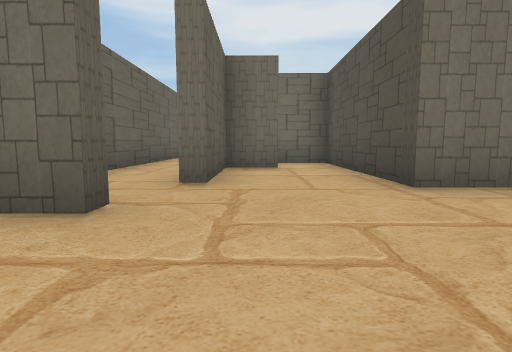
view 1 (above)

23 first-person views from a walk through a Unity game level. The camera is 0.46 m above the floor, tilts 6° down and sees 80° across. The floor is counted in squares, 1 m on a side. Each view is taken from the middle of a square. On the plan, view 1 faces up. The plan holds only what a view shows up to about 9 squares ahead; the rest is blank. The player is left out.

view 2
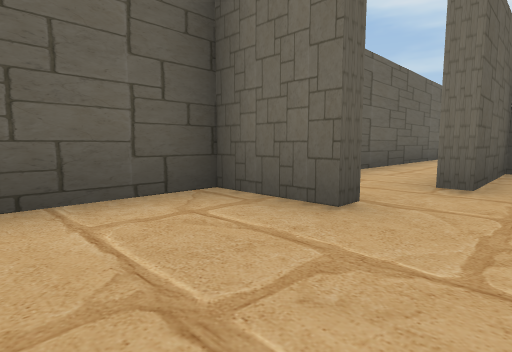

view 3
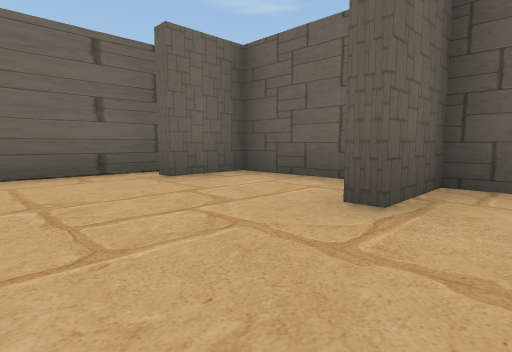

view 4
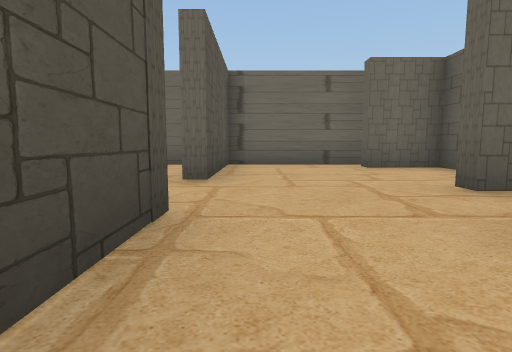

view 5
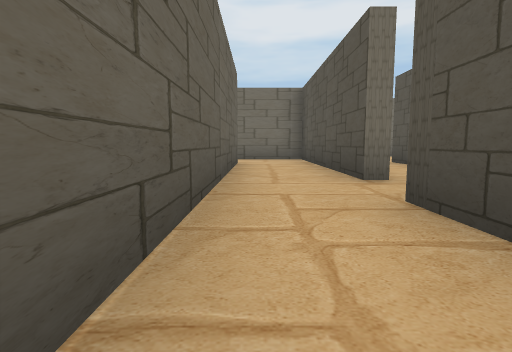

view 6
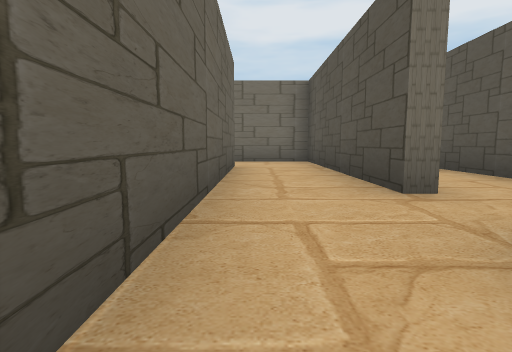

view 7
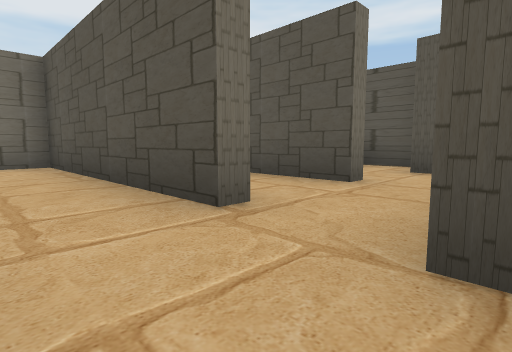

view 8
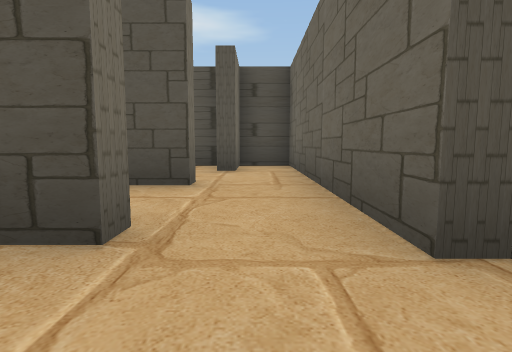

view 9
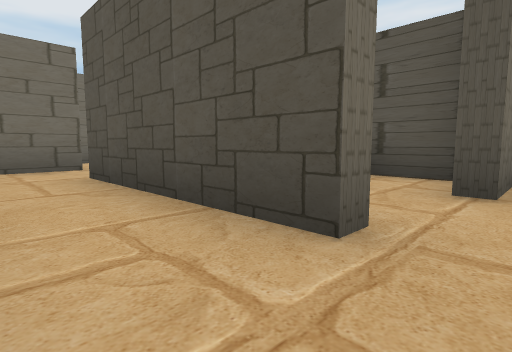

view 10
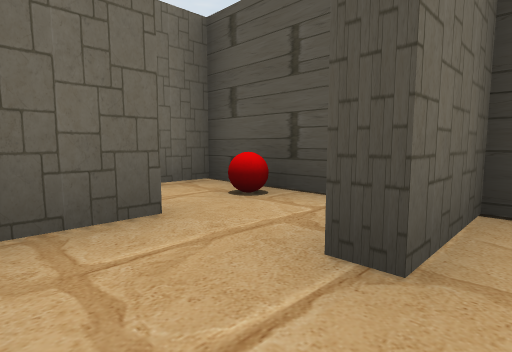

view 11
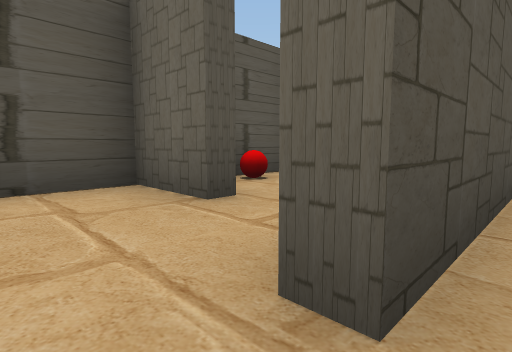

view 12
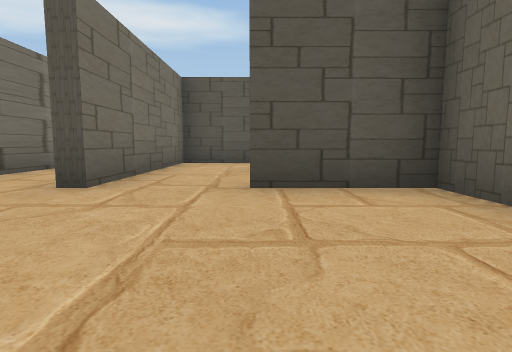

view 13
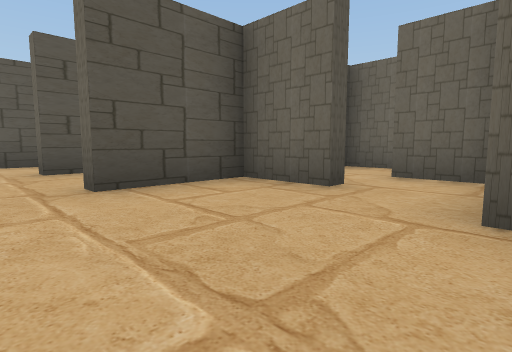

view 14
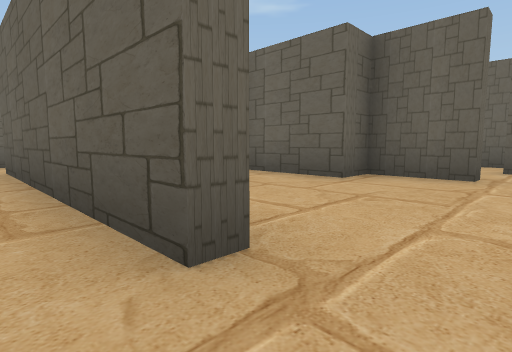

view 15
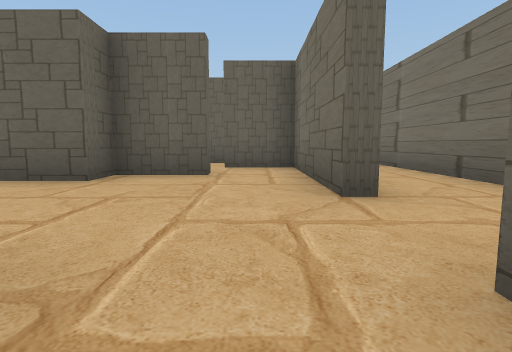

view 16
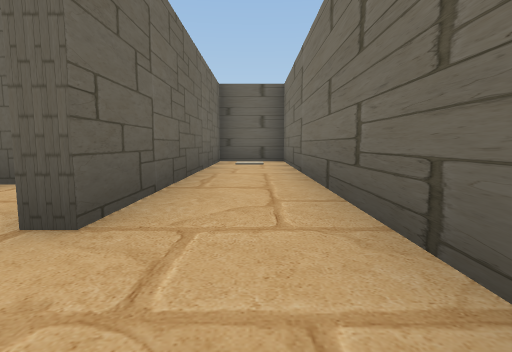

view 17
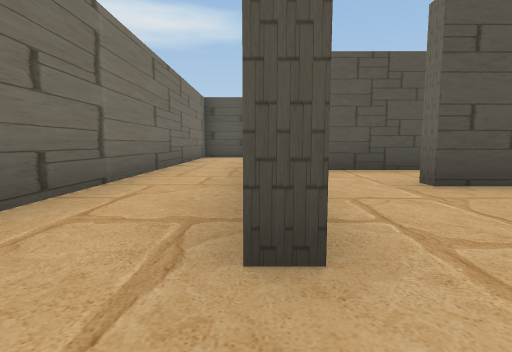

view 18
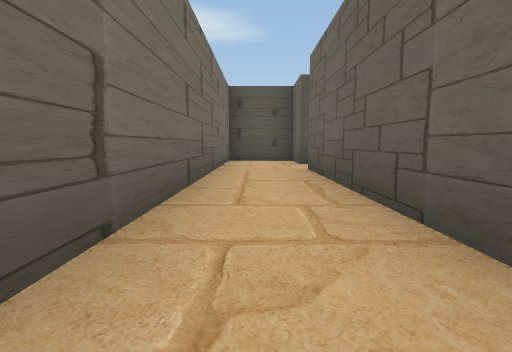

view 19
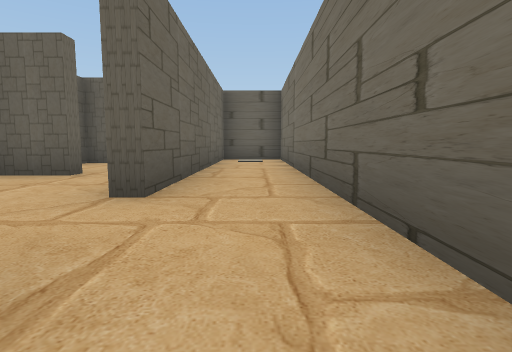

view 20
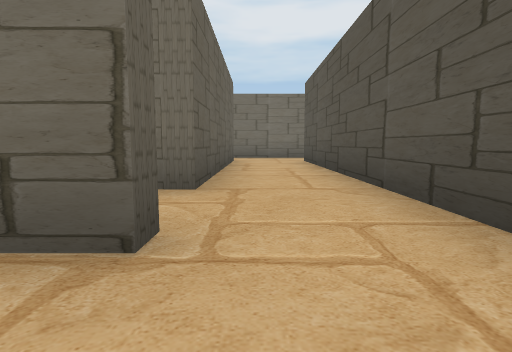

view 21
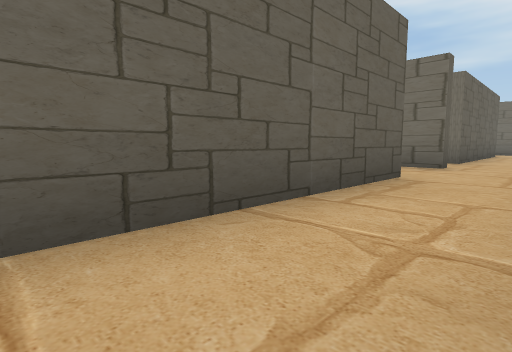

view 22
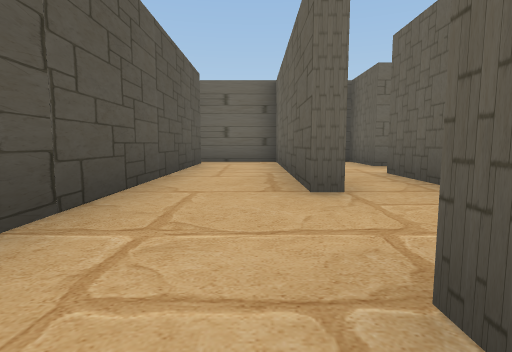

view 23
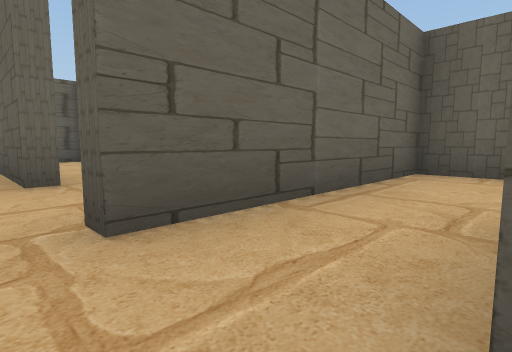

### Floor plan
Points are (right, up) in squares from view 1. A wall is a line through its corners. A room is listed if a view was taken in it or the views show most of it. See-through windows are left out.
Room 1 (views 1, 2, 3, 4)
walls: (-1.1, 2.2) (-1.1, 1.9) (-2.4, 1.9) (-2.4, -0.7) (-1.1, -0.7) (-1.1, -1.1); (-2.4, 2.8) (-2.4, 2.2); (2.6, 3) (1.6, 3) (1.6, 7) (0.5, 7); (0.5, 5.6) (-0.5, 5.6) (-0.5, 3.4); (-2.1, -1.7) (1.6, -1.7) (1.6, 1.3) (2, 1.3)
ways out: opening at (-2, 3) to room 2
Room 2 (views 5, 6, 7, 8)
walls: (-0.7, 8.6) (-0.7, 13.7) (-2.4, 13.7); (-0.9, 6.2) (-0.9, 7.3); (-2.4, 12) (-2.4, 4.9); (-2.4, 2.2) (-1.1, 2.2)
ways out: opening at (-2, 3) to room 1; opening at (-1, 8) to room 3; opening at (-3, 13) to room 7
Room 3 (view 9)
walls: (1.3, 8.6) (1.3, 12.4); (-0.9, 7.3) (1.5, 7.3)
ways out: opening at (-1, 8) to room 2; opening at (1, 8) to room 4; opening at (1, 13) to room 5
Room 4 (view 10)
walls: (1.5, 7.3) (4.4, 7.3) (4.4, 8.3) (3, 8.3) (3, 8.8); (3, 9.8) (2.1, 9.8)
ways out: opening at (1, 8) to room 3
Room 5 (view 11)
walls: (3, 11.1) (3, 11.5) (4.4, 11.5) (4.4, 12.8); (1.6, 13.7) (0.5, 13.7)
ways out: opening at (1, 13) to room 3; opening at (2.5, 14) to room 8
Room 6 (views 12, 13)
walls: (-8.4, 12.4) (-8.4, 10.9) (-7.7, 10.9) (-7.7, 9.1); (-6.6, 13.7) (-9.9, 13.7) (-9.9, 12.4); (-6.3, 9.8) (-6.3, 10.1) (-4.9, 10.1) (-4.9, 12.1) (-4.5, 12.1); (-7.5, 8.7) (-6.2, 8.7)
ways out: opening at (-4, 13) to room 7; opening at (-5.5, 14) to room 8
Room 7 (views 14, 15, 22, 23)
walls: (-4.5, 12.1) (-4.5, 7) (-5, 7); (-6.4, 5.5) (-4.5, 5.5) (-4.5, 5.2); (-2.7, 4.4) (-2.7, 12.1); (-2.4, 13.7) (-4.9, 13.7)
ways out: opening at (-3, 13) to room 2; opening at (-4, 13) to room 6; opening at (-4, 5) to room 9; opening at (-5.5, 6) to room 10
Room 8 (views 16, 17, 18, 19)
walls: (-3, 14) (1.6, 14); (-4.9, 13.7) (-4.9, 14.1); (3, 14) (4.4, 14) (4.4, 15.7) (-13.1, 15.7) (-13.1, 14) (-6.6, 14) (-6.6, 13.7)
ways out: opening at (2.5, 14) to room 5; opening at (-5.5, 14) to room 6
Room 9 (views 20, 21)
walls: (-4.5, 3.2) (-4.5, -1.7) (-2.1, -1.7); (-4.5, 5.2) (-5.2, 5.2); (-2.7, -1) (-2.7, 4.4)
ways out: opening at (-4, 5) to room 7
Room 10 (no view inside)
walls: (-5.9, 7.3) (-4.9, 7.3); (-8.8, 6.6) (-8.8, 5.5) (-6.4, 5.5)
ways out: opening at (-5.5, 6) to room 7

Positions as (right, up) in squares from view 1, and headings:
1: (0, 0), facing up
2: (0, 0), facing up-left
3: (1, 3), facing down-left
4: (1, 5), facing down
5: (-2, 5), facing up
6: (-2, 6), facing up
7: (-2, 7), facing up-right
8: (-2, 8), facing right
9: (0, 8), facing up-right
10: (2, 8), facing up-right
11: (1, 13), facing down-right
12: (-8, 12), facing right
13: (-8, 13), facing down-right
14: (-4, 13), facing down-left
15: (-4, 13), facing left
16: (-5, 15), facing left
17: (-6, 14), facing right
18: (-4, 15), facing right
19: (-4, 15), facing left
20: (-4, 4), facing up
21: (-3, -1), facing up-left
22: (-4, 6), facing down
23: (-4, 7), facing down-left
